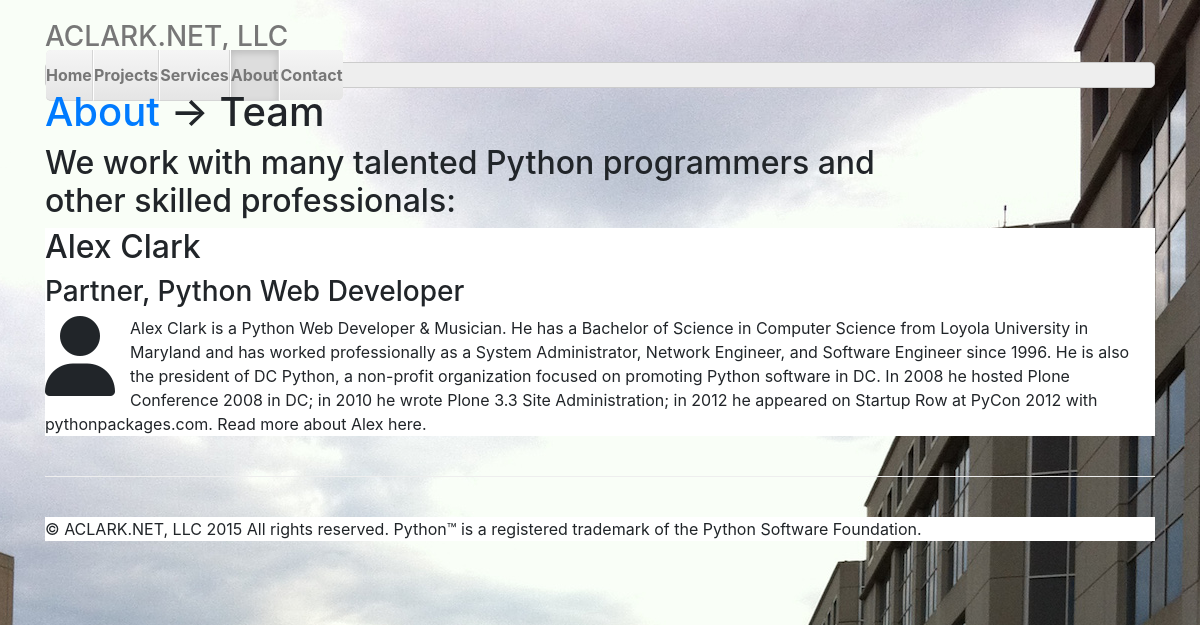
The app's page /about/team, older data.
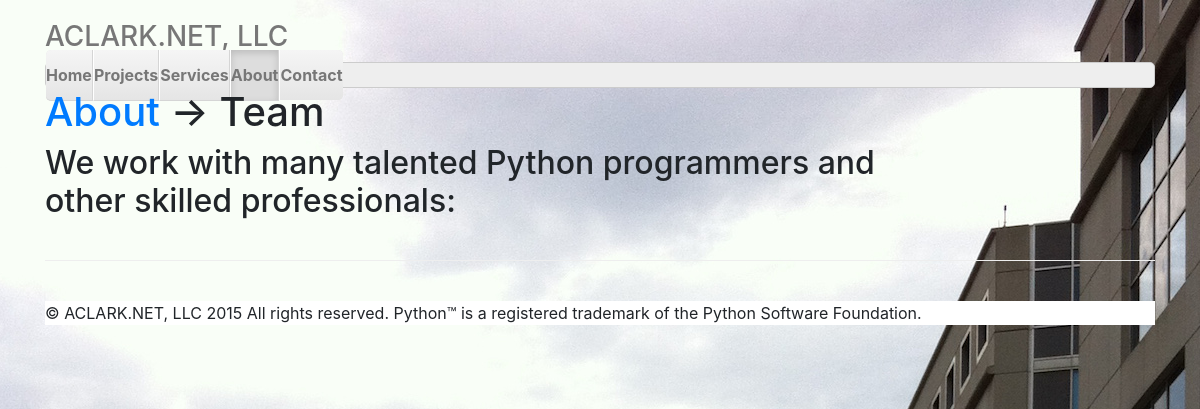
The same page, newer data.
### aclarknet/aclarknet/models.py (models this page shows, shortened)
class TeamMember(models.Model):
    name = models.CharField(max_length=60)
    desc = models.CharField(default=None, max_length=60)
    icon = models.CharField(default=None, max_length=30)
    text = models.TextField(default=None)

### aclarknet/aclarknet/views.py (the view)
# urls.py: url(r'^about/team', 'aclarknet.aclarknet.views.team', name='team'),
def team(request):
    members = TeamMember.objects.all()
    context = {'members': members}
    return render(request, 'team.html', context)

### aclarknet/aclarknet/templates/team.html
{% extends "home.html" %}
{% load staticfiles %}
{% block nav %}
    <li><a href="/">Home</a></li>
    <li><a href="/projects">Projects</a></li>
    <li><a href="/services">Services</a></li>
    <li class="active"><a href="/about">About</a></li>
    <li><a href="/contact">Contact</a></li>
{% endblock %}
{% block content %}
    <h1><a href="/about">About</a> &rarr; Team</h1>
    <h2 class="width">We work with many talented Python programmers and other skilled professionals:</h2>
    <div class="background-white">
    {% for member in members %}
        <h2>{{ member.name }}</h2>
        <h3>{{ member.desc }}</h3>
        <p><i class="fa fa-user fa-5x wrap"></i>{{ member.text }}</p>
    {% endfor %}
    </div>
{% endblock %}

Row changes from the older to the newer data that the page shows:
removed TeamMember: name "Alex Clark", desc "Partner, Python Web Developer", text "Alex Clark is a Python Web Developer & Musician. He has a Bachelor of Science in Computer Science from Loyola University in Maryland and has worked professionally as a System Administrator, Network Engineer, and Software Engineer since 1996. He is also the president of DC Python, a non-profit organization focused on promoting Python software in DC. In 2008 he hosted Plone Conference 2008 in DC; in 2010 he wrote Plone 3.3 Site Administration; in 2012 he appeared on Startup Row at PyCon 2012 with pythonpackages.com. Read more about Alex here."
